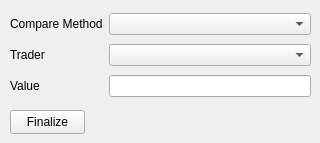
      <widget class="QWidget" name="tab_5">
       <attribute name="title">
        <string>TraderStanding</string>
       </attribute>
       <widget class="QWidget" name="gridLayoutWidget_25">
        <property name="geometry">
         <rect>
          <x>10</x>
          <y>10</y>
          <width>301</width>
          <height>91</height>
         </rect>
        </property>
        <layout class="QGridLayout" name="gridLayout_13">
         <item row="0" column="1">
          <widget class="QComboBox" name="box_comparemethod_ts"/>
         </item>
         <item row="2" column="1">
          <widget class="QLineEdit" name="fld_value_ts"/>
         </item>
         <item row="0" column="0">
          <widget class="QLabel" name="label_19">
           <property name="text">
            <string>Compare Method</string>
           </property>
          </widget>
         </item>
         <item row="1" column="0">
          <widget class="QLabel" name="label_51">
           <property name="text">
            <string>Trader</string>
           </property>
          </widget>
         </item>
         <item row="2" column="0">
          <widget class="QLabel" name="label_52">
           <property name="text">
            <string>Value</string>
           </property>
          </widget>
         </item>
         <item row="1" column="1">
          <widget class="QComboBox" name="box_trader_ts"/>
         </item>
        </layout>
       </widget>
       <widget class="QPushButton" name="pb_finalize_ts">
        <property name="geometry">
         <rect>
          <x>10</x>
          <y>110</y>
          <width>75</width>
          <height>24</height>
         </rect>
        </property>
        <property name="text">
         <string>Finalize</string>
        </property>
       </widget>
      </widget>
